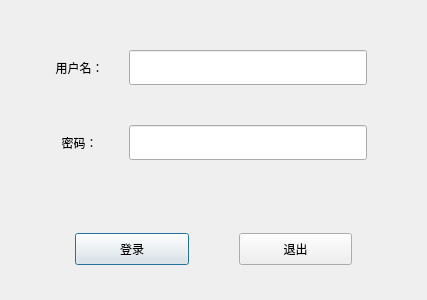
<?xml version="1.0" encoding="UTF-8"?>
<ui version="4.0">
 <class>LoginDialog</class>
 <widget class="QDialog" name="LoginDialog">
  <property name="geometry">
   <rect>
    <x>0</x>
    <y>0</y>
    <width>427</width>
    <height>300</height>
   </rect>
  </property>
  <property name="windowTitle">
   <string>Dialog</string>
  </property>
  <layout class="QVBoxLayout" name="verticalLayout" stretch="3,3,1,2">
   <property name="spacing">
    <number>10</number>
   </property>
   <property name="leftMargin">
    <number>30</number>
   </property>
   <property name="topMargin">
    <number>30</number>
   </property>
   <property name="rightMargin">
    <number>30</number>
   </property>
   <property name="bottomMargin">
    <number>30</number>
   </property>
   <item>
    <layout class="QHBoxLayout" name="horizontalLayout_2" stretch="1,3">
     <property name="leftMargin">
      <number>10</number>
     </property>
     <property name="topMargin">
      <number>20</number>
     </property>
     <property name="rightMargin">
      <number>30</number>
     </property>
     <property name="bottomMargin">
      <number>15</number>
     </property>
     <item>
      <widget class="QLabel" name="label">
       <property name="enabled">
        <bool>true</bool>
       </property>
       <property name="font">
        <font>
         <pointsize>9</pointsize>
        </font>
       </property>
       <property name="text">
        <string>用户名：</string>
       </property>
       <property name="alignment">
        <set>Qt::AlignmentFlag::AlignCenter</set>
       </property>
      </widget>
     </item>
     <item>
      <widget class="QLineEdit" name="editUsername">
       <property name="sizePolicy">
        <sizepolicy hsizetype="Expanding" vsizetype="Expanding">
         <horstretch>0</horstretch>
         <verstretch>0</verstretch>
        </sizepolicy>
       </property>
       <property name="font">
        <font>
         <pointsize>11</pointsize>
        </font>
       </property>
      </widget>
     </item>
    </layout>
   </item>
   <item>
    <layout class="QHBoxLayout" name="horizontalLayout_3" stretch="1,3">
     <property name="leftMargin">
      <number>10</number>
     </property>
     <property name="topMargin">
      <number>15</number>
     </property>
     <property name="rightMargin">
      <number>30</number>
     </property>
     <property name="bottomMargin">
      <number>20</number>
     </property>
     <item>
      <widget class="QLabel" name="label_2">
       <property name="enabled">
        <bool>true</bool>
       </property>
       <property name="font">
        <font>
         <pointsize>9</pointsize>
        </font>
       </property>
       <property name="text">
        <string>密码：</string>
       </property>
       <property name="alignment">
        <set>Qt::AlignmentFlag::AlignCenter</set>
       </property>
      </widget>
     </item>
     <item>
      <widget class="QLineEdit" name="editPassword">
       <property name="sizePolicy">
        <sizepolicy hsizetype="Expanding" vsizetype="Expanding">
         <horstretch>0</horstretch>
         <verstretch>0</verstretch>
        </sizepolicy>
       </property>
       <property name="font">
        <font>
         <pointsize>11</pointsize>
        </font>
       </property>
      </widget>
     </item>
    </layout>
   </item>
   <item>
    <widget class="QWidget" name="widget" native="true"/>
   </item>
   <item>
    <layout class="QHBoxLayout" name="horizontalLayout" stretch="1,1">
     <property name="spacing">
      <number>50</number>
     </property>
     <property name="leftMargin">
      <number>45</number>
     </property>
     <property name="topMargin">
      <number>10</number>
     </property>
     <property name="rightMargin">
      <number>45</number>
     </property>
     <property name="bottomMargin">
      <number>5</number>
     </property>
     <item>
      <widget class="QPushButton" name="btnLogin">
       <property name="sizePolicy">
        <sizepolicy hsizetype="Minimum" vsizetype="Expanding">
         <horstretch>0</horstretch>
         <verstretch>0</verstretch>
        </sizepolicy>
       </property>
       <property name="font">
        <font>
         <pointsize>9</pointsize>
        </font>
       </property>
       <property name="text">
        <string>登录</string>
       </property>
      </widget>
     </item>
     <item>
      <widget class="QPushButton" name="btnCancel">
       <property name="sizePolicy">
        <sizepolicy hsizetype="Minimum" vsizetype="Expanding">
         <horstretch>0</horstretch>
         <verstretch>0</verstretch>
        </sizepolicy>
       </property>
       <property name="font">
        <font>
         <pointsize>9</pointsize>
        </font>
       </property>
       <property name="text">
        <string>退出</string>
       </property>
      </widget>
     </item>
    </layout>
   </item>
  </layout>
 </widget>
 <resources/>
 <connections/>
</ui>
